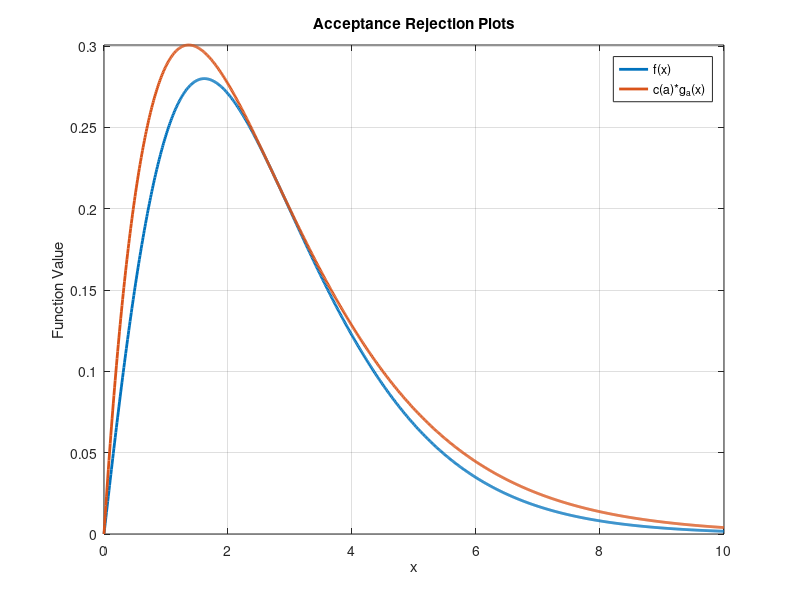

Source code (MATLAB):
x = linspace(0, 10, 1000);
a = sqrt(3) - 1;

c = exp(-a) / (3*a^2 - 3*a^3);

% Functions
f = (1/3) .* x .* (1 + x) .* exp(-x);
g_scaled = c .* (a^2 .* x .* exp(-a .* x));

% Plot it
figure
plot(x, f, 'LineWidth', 2)
hold on
plot(x, g_scaled, 'LineWidth', 2)
xlabel('x')
ylabel('Function Value')
title('Acceptance Rejection Plots')
legend('f(x)', ...
       'c(a)*g_a(x)')

grid on
axis tight
hold off
